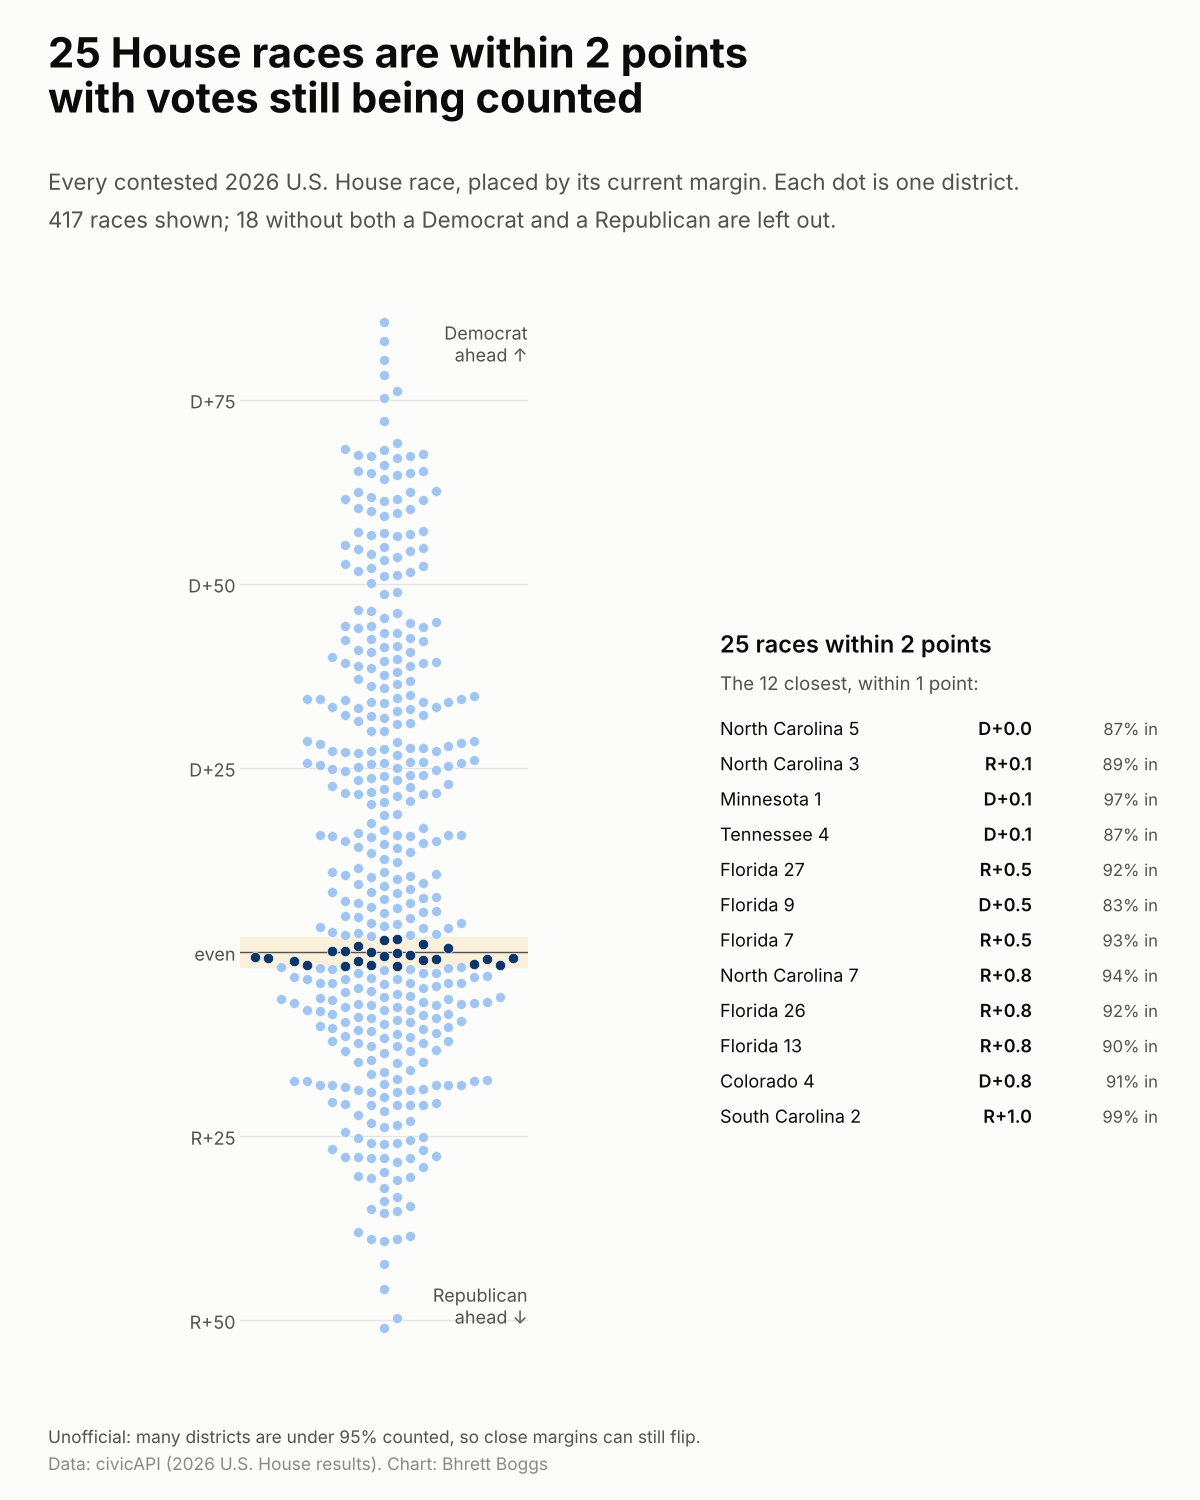

Here is the Python script that generated this plot:
"""Every contested 2026 U.S. House race as a dot, placed by its current margin.

Reads  data/raw/civicapi/races.csv
Writes viz/house_close_races/house_close_races.png

A beeswarm: dots are stacked so they don't overlap; y = margin (D+ up, R+ down).
Races without both a Democrat and a Republican (uncontested, or two candidates of one party) are left out.
"""
import sys
from pathlib import Path

import matplotlib.pyplot as plt
import numpy as np
import pandas as pd

sys.path.insert(0, str(Path(__file__).resolve().parents[1]))
sys.path.insert(0, str(Path(__file__).resolve().parents[2] / "pipeline"))
from common import party_bucket  # noqa: E402
from style import ACCENT, FIGSIZE, GRID, INK, INK_2, MUTED, SURFACE, footer, setup, titles  # noqa: E402

HERE = Path(__file__).resolve().parent
RAW = HERE.parents[1] / "data" / "raw"
CLOSE = 2.0   # points


def swarm(x: np.ndarray, d: float) -> np.ndarray:
    """1-D beeswarm: for each point (in x order) take the nearest free slot above or below the axis."""
    y = np.zeros_like(x)
    placed: list[tuple[float, float]] = []
    for i in np.argsort(x):
        k = 0
        while True:
            cand = 0.0 if k == 0 else ((k + 1) // 2) * d * (1 if k % 2 else -1)
            if all((x[i] - px) ** 2 + (cand - py) ** 2 >= (d * 0.98) ** 2 for px, py in placed if abs(x[i] - px) < d):
                y[i] = cand
                placed.append((x[i], cand))
                break
            k += 1
    return y


def main() -> None:
    setup()
    c = pd.read_csv(RAW / "civicapi" / "races.csv", low_memory=False)
    # civicAPI also carries a national roll-up row ("United States House of Representatives", state US).
    h = c[(c.type == "House of Representatives") & (c.state != "US")
          & ~c.election_type.str.contains("Primary|Runoff", case=False, na=False)]
    h = h.assign(b=h.party.map(party_bucket))
    p = h.pivot_table(index="race_id", columns="b", values="votes", aggfunc="sum", fill_value=0)
    meta = h.groupby("race_id").agg(name=("election_name", "first"), pr=("percent_reporting", "max"))
    d = p.join(meta)
    d["tot"] = d[["D", "R", "O"]].sum(axis=1)
    d = d[(d.D > 0) & (d.R > 0)].copy()
    d["margin"] = (d.D - d.R) / d.tot * 100
    n_out = 435 - len(d)
    close = d[d.margin.abs() < CLOSE]
    within1 = (d.margin.abs() < 1).sum()

    m = d.margin.values
    dot = 1.75  # dot diameter in margin points
    x = swarm(m, dot)  # sideways offsets; margin runs up the page

    fig = plt.figure(figsize=FIGSIZE, dpi=100)
    ax = fig.add_axes([0.07, 0.10, 0.50, 0.70])
    ax.axhspan(-CLOSE, CLOSE, color="#fbf0d9", zorder=0)
    is_close = np.abs(m) < CLOSE
    ax.scatter(x[~is_close], m[~is_close], s=52, color="#9ec5f4", ec=SURFACE, lw=0.5, zorder=2)
    ax.scatter(x[is_close], m[is_close], s=56, color=ACCENT, ec=SURFACE, lw=0.5, zorder=3)
    ax.axhline(0, color=INK_2, lw=1, zorder=1)
    ax.set_aspect("equal")
    half = np.abs(x).max() + 2
    ax.set_xlim(-half, half)
    ax.set_ylim(m.min() - 3, m.max() + 3)
    ax.set_xticks([])
    ticks = [-50, -25, 0, 25, 50, 75]
    ax.set_yticks(ticks)
    ax.set_yticklabels(["R+50", "R+25", "even", "D+25", "D+50", "D+75"])
    ax.grid(axis="y", color=GRID, lw=1)
    ax.set_axisbelow(True)
    for sp in ax.spines.values():
        sp.set_visible(False)
    ax.tick_params(length=0, labelsize=13)
    ax.text(half, m.max(), "Democrat\nahead ↑", fontsize=13, color=INK_2, ha="right", va="top")
    ax.text(half, m.min(), "Republican\nahead ↓", fontsize=13, color=INK_2, ha="right", va="bottom")

    # Right panel: the races within 1 point, closest first.
    tight = d[d.margin.abs() < 1].assign(a=lambda t: t.margin.abs()).sort_values("a")
    fig.text(0.60, 0.565, f"{len(close)} races within {CLOSE:.0f} points", fontsize=17, weight="semibold", color=INK)
    fig.text(0.60, 0.540, f"The {within1} closest, within 1 point:", fontsize=13.5, color=INK_2)
    for j, (n, mg, pr) in enumerate(zip(tight.name, tight.margin, tight.pr)):
        yy = 0.510 - j * 0.0235
        fig.text(0.60, yy, n.replace(" US House ", " "), fontsize=13, color=INK)
        fig.text(0.86, yy, f"{'D' if mg > 0 else 'R'}+{abs(mg):.1f}", fontsize=13, color=INK, ha="right",
                 weight="semibold")
        fig.text(0.965, yy, f"{pr:.0f}% in", fontsize=12, color=INK_2, ha="right")

    titles(fig, f"{len(close)} House races are within {CLOSE:.0f} points",
           "with votes still being counted",
           f"Every contested 2026 U.S. House race, placed by its current margin. Each dot is one district.\n"
           f"{len(d)} races shown; {n_out} without both a Democrat and a Republican are left out.")
    footer(fig, [
        "Unofficial: many districts are under 95% counted, so close margins can still flip. ",
    ], "civicAPI (2026 U.S. House results)")

    out = HERE / "house_close_races.png"
    fig.savefig(out, facecolor=SURFACE)
    print(f"wrote {out}  shown {len(d)}, close {len(close)}, within1 {within1}")


if __name__ == "__main__":
    main()
